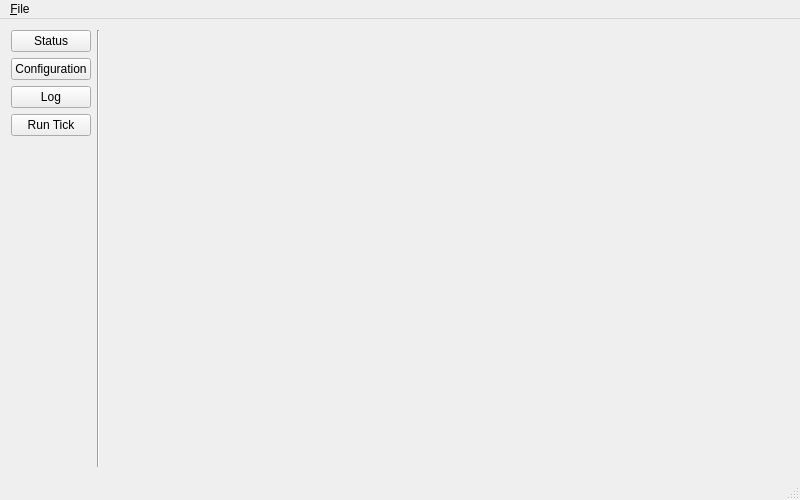
<?xml version="1.0" encoding="UTF-8"?>
<ui version="4.0">
 <class>MainWindow</class>
 <widget class="QMainWindow" name="MainWindow">
  <property name="geometry">
   <rect>
    <x>0</x>
    <y>0</y>
    <width>800</width>
    <height>500</height>
   </rect>
  </property>
  <property name="windowTitle">
   <string>Dwarf Foreman 0.7</string>
  </property>
  <widget class="QWidget" name="centralWidget">
   <layout class="QHBoxLayout" name="horizontalLayout">
    <item>
     <layout class="QVBoxLayout" name="verticalLayout">
      <item>
       <widget class="QPushButton" name="statusButton">
        <property name="text">
         <string>Status</string>
        </property>
       </widget>
      </item>
      <item>
       <widget class="QPushButton" name="configButton">
        <property name="text">
         <string>Configuration</string>
        </property>
       </widget>
      </item>
      <item>
       <widget class="QPushButton" name="logButton">
        <property name="text">
         <string>Log</string>
        </property>
       </widget>
      </item>
      <item>
       <widget class="QPushButton" name="tickButton">
        <property name="text">
         <string>Run Tick</string>
        </property>
       </widget>
      </item>
      <item>
       <spacer name="verticalSpacer">
        <property name="orientation">
         <enum>Qt::Vertical</enum>
        </property>
        <property name="sizeHint" stdset="0">
         <size>
          <width>20</width>
          <height>40</height>
         </size>
        </property>
       </spacer>
      </item>
     </layout>
    </item>
    <item>
     <widget class="Line" name="line">
      <property name="orientation">
       <enum>Qt::Vertical</enum>
      </property>
     </widget>
    </item>
    <item>
     <widget class="QStackedWidget" name="stackedWidget"/>
    </item>
   </layout>
  </widget>
  <widget class="QMenuBar" name="menuBar">
   <property name="geometry">
    <rect>
     <x>0</x>
     <y>0</y>
     <width>800</width>
     <height>21</height>
    </rect>
   </property>
   <widget class="QMenu" name="menu_File">
    <property name="title">
     <string>&amp;File</string>
    </property>
    <addaction name="actionOpen"/>
    <addaction name="actionSave"/>
    <addaction name="actionSaveAs"/>
    <addaction name="separator"/>
    <addaction name="actionExit"/>
   </widget>
   <addaction name="menu_File"/>
  </widget>
  <widget class="QStatusBar" name="statusBar"/>
  <action name="action_Open">
   <property name="text">
    <string>&amp;Open</string>
   </property>
  </action>
  <action name="action_Save">
   <property name="text">
    <string>&amp;Save</string>
   </property>
  </action>
  <action name="actionSave_As">
   <property name="text">
    <string>Save &amp;As</string>
   </property>
  </action>
  <action name="actionSettings">
   <property name="text">
    <string>Settings</string>
   </property>
  </action>
  <action name="actionE_xit">
   <property name="text">
    <string>E&amp;xit</string>
   </property>
  </action>
  <action name="actionOpen">
   <property name="text">
    <string>&amp;Open</string>
   </property>
  </action>
  <action name="actionSave">
   <property name="text">
    <string>&amp;Save</string>
   </property>
  </action>
  <action name="actionE_xit_2">
   <property name="text">
    <string>E&amp;xit</string>
   </property>
  </action>
  <action name="actionSaveAs">
   <property name="text">
    <string>Save &amp;As</string>
   </property>
  </action>
  <action name="actionExit">
   <property name="text">
    <string>E&amp;xit</string>
   </property>
  </action>
 </widget>
 <layoutdefault spacing="6" margin="11"/>
 <resources/>
 <connections/>
</ui>
